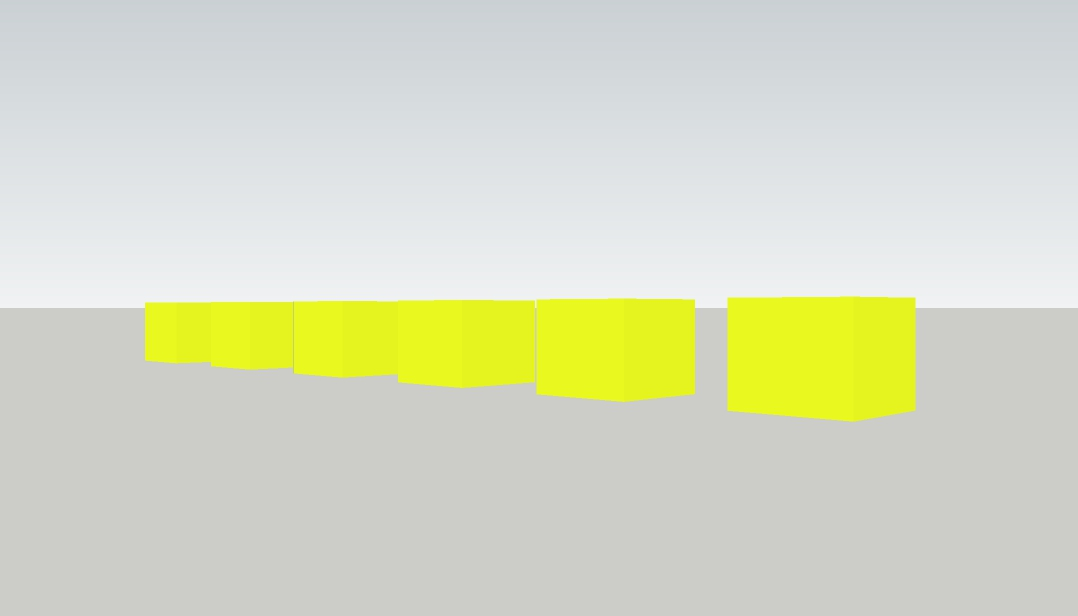
#> input picture CalibrationImages/Cube09.jpg, 1078 x 616 px, found by its file name
$ python TaskG_-_OpenCVFindContours2_robert.py
#> lines starting #> are read from the running program, lines starting #| are printed output that depends on the picture; after the words box and inside, x2 and y2 are one past the last pixel; in counts of white or black regions, pixels touching at a corner belong together
# This is a pseudo code file for Merge Robotics, 2020, Infinite Recharge
# This is task G - > Find Contours.  This is a seemingly simple command. But is where the real math begins.
# The command basically converts the masked image into arrays of coordinates that we do math on.  Make sure
# you can do this in your code.  You need to end up with a set of contours!  If you print them to the console
# you will see pages and pages of coordinates go by.  Do that at least once.

# useful links
# https://docs.opencv.org/3.4.7/d4/d73/tutorial_py_contours_begin.html

# Imports!
# Python - import modules of code as required (OpenCV here)
import cv2
import numpy as np
import sys

print("Using python version {0}".format(sys.version))
print("Using OpenCV Version = ", cv2.__version__)
print()

# define a string variable for the path to the file
# This gives an error
# filename = 'C:\Bob\FRC\FRC-2020\Vision2020-Curriculum\Week 1\images_green_tape_rl\IMG_6593_green_tape_scaled.jpg'
filename = 'C:\Bob\FRC\FRC-2020\Vision2020-Curriculum\CalibrationImages\Cube09.jpg'

# load a color image using string
img = cv2.imread(filename, cv2.IMREAD_COLOR)
#> img is the input picture: shape (616, 1078, 3); mean B, G, R 196.4, 218.9, 214.9

# display the color image to screen
cv2.imshow('image',img)

# Convert BGR to HSV
hsv = cv2.cvtColor(img, cv2.COLOR_BGR2HSV)
#> hsv: shape (616, 1078, 3); mean H, S, V 67.5, 28.7, 220.1

# Original
#low_green = np.array([25, 52, 72])
#high_green = np.array([102, 255, 255])
#Brian
low_green = np.array([28, 150, 150])
high_green = np.array([32, 255, 255])


mask = cv2.inRange(hsv, low_green, high_green)
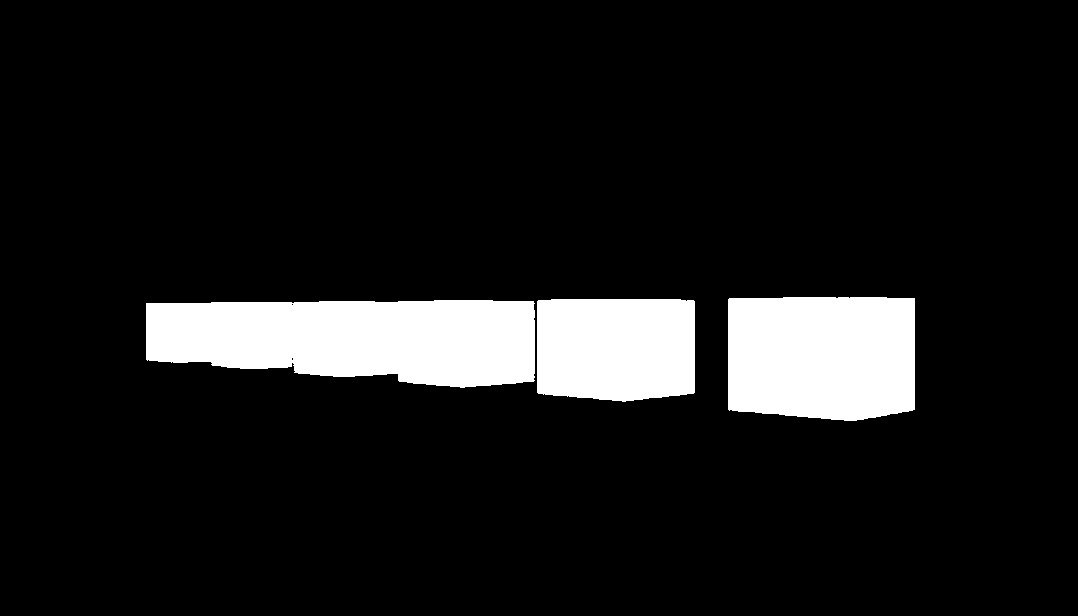
#> mask: shape (616, 1078); 10% white; 3 white regions
imgMasked = cv2.bitwise_and(img, img, mask = mask)
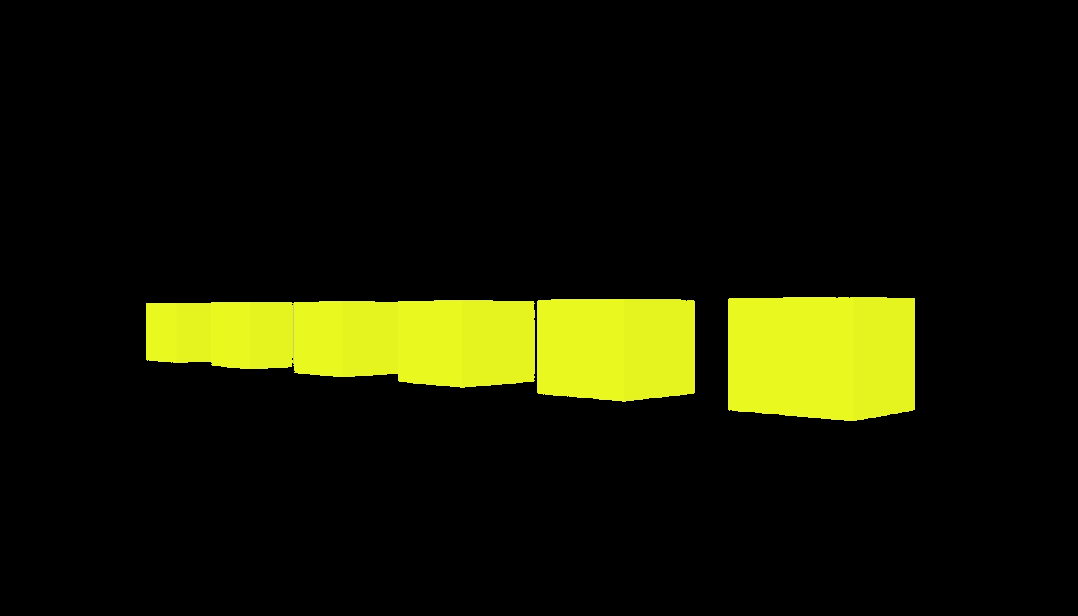
#> imgMasked: shape (616, 1078, 3); mean B, G, R 3.2, 24.5, 23

# display the masked images to screen
cv2.imshow('mask', mask)
#cv2.imshow('imageMasked', imgMasked)

#im2 = img.copy()
contours,hierarchy = cv2.findContours(mask, cv2.RETR_TREE, cv2.CHAIN_APPROX_SIMPLE)
#> contours = 5 contours, 2 with area under 20; largest, box (x1, y1, x2, y2) and area: (146, 300, 535, 388) 28048, (728, 297, 915, 421) 21840, (537, 299, 695, 402) 15310

#cv2.imshow('im2', im2)

print("contours:", contours)
#> (printed output is left out)
print("hierarchy:", hierarchy)
#| hierarchy: [[[ 3 -1  1 -1]
#|   [ 2 -1 -1  0]
#|   [-1  1 -1  0]
#|   [ 4  0 -1 -1]
#|   [-1  3 -1 -1]]]
print("number of contours:", len(contours))
#| number of contours: 5

cv2.drawContours(img, contours, -1, (0,0,255), 10)
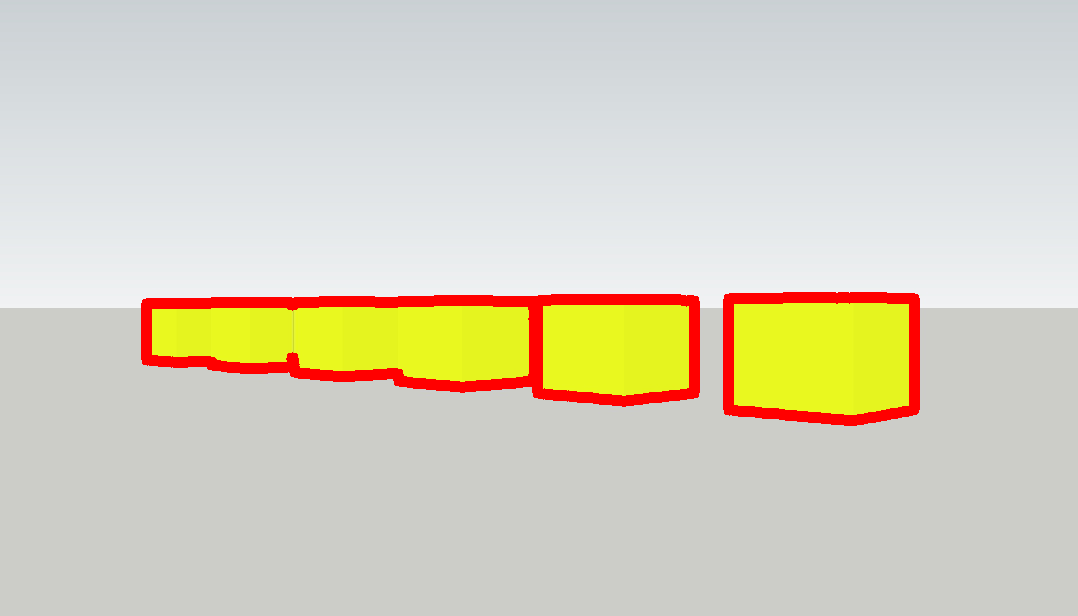
#> img: shape (616, 1078, 3); 3.24% of pixels changed, all inside (x1, y1, x2, y2) = (141, 292, 920, 426)
cv2.imshow('image with contours', img)

# wait for user input to close
cv2.waitKey(0)

#// cleanup and exit
cv2.destroyAllWindows()

$ run again, with CalibrationImages/Cube01.jpg copied over CalibrationImages/Cube09.jpg
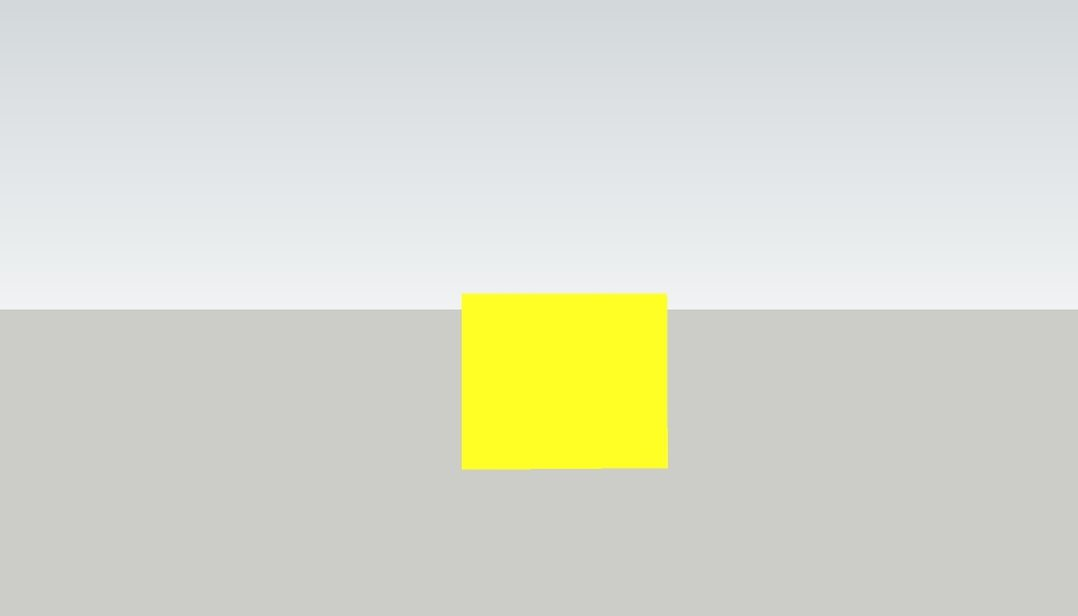
#> input picture CalibrationImages/Cube01.jpg, 1078 x 616 px, found by its file name
#> img is the input picture: shape (616, 1078, 3); mean B, G, R 206.7, 219.6, 217.2
#> hsv: shape (616, 1078, 3); mean H, S, V 68.3, 18.1, 220.8
#> `mask = cv2.inRange(hsv, low_green, high_green)`:
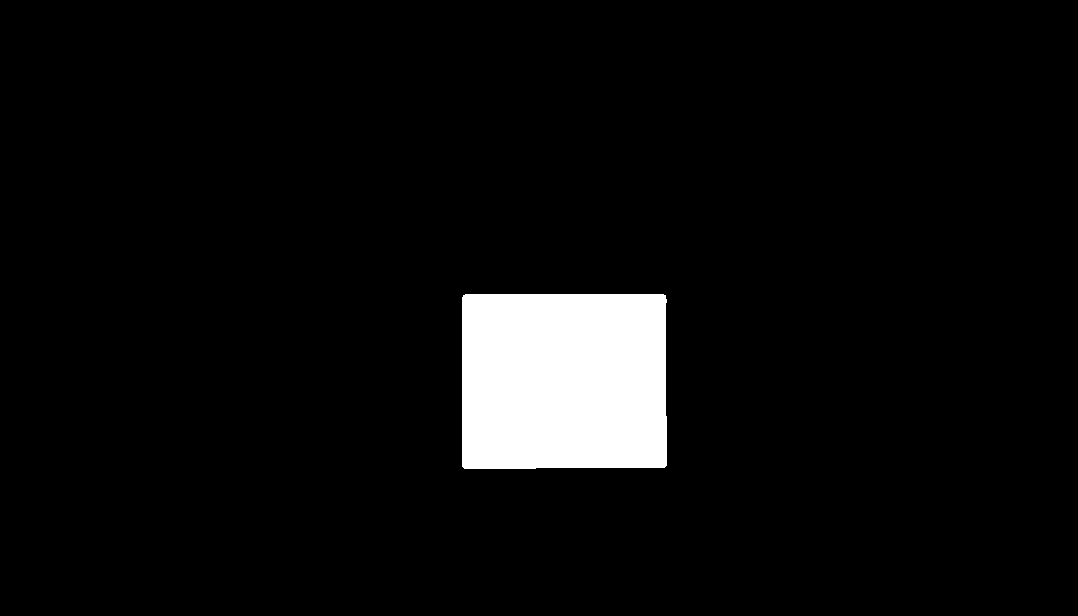
#> mask: shape (616, 1078); 5.4% white; 1 white region
#> contours = 1 contour; box (x1, y1, x2, y2) and area: (462, 294, 667, 469) 35238
#> (printed output is left out)
#| hierarchy: [[[-1 -1 -1 -1]]]
#| number of contours: 1
#> `cv2.drawContours(img, contours, -1, (0,0,255), 10)`:
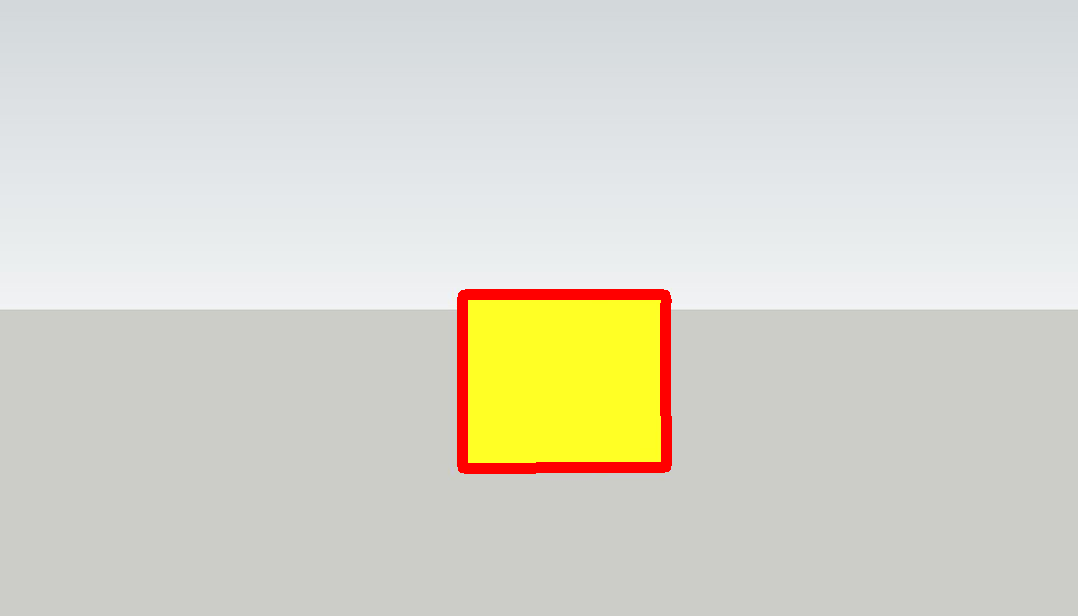
#> img: shape (616, 1078, 3); 1.24% of pixels changed, all inside (x1, y1, x2, y2) = (457, 289, 672, 474)

$ run again, with CalibrationImages/Cube02.jpg copied over CalibrationImages/Cube09.jpg
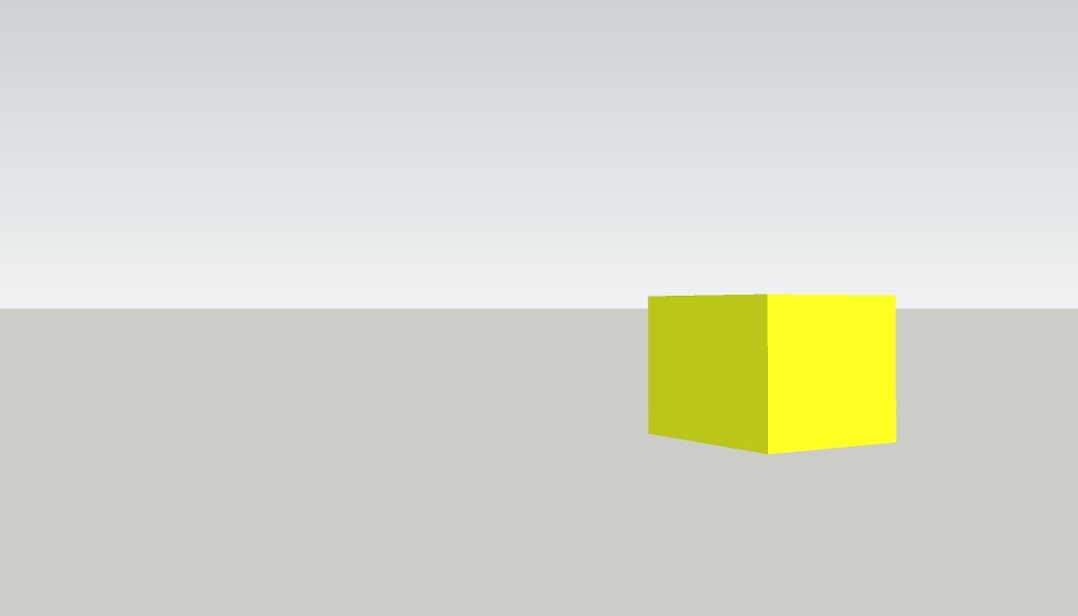
#> input picture CalibrationImages/Cube02.jpg, 1078 x 616 px, found by its file name
#> img is the input picture: shape (616, 1078, 3); mean B, G, R 204.5, 216.6, 213.9
#> hsv: shape (616, 1078, 3); mean H, S, V 68.8, 18.9, 218
#> `mask = cv2.inRange(hsv, low_green, high_green)`:
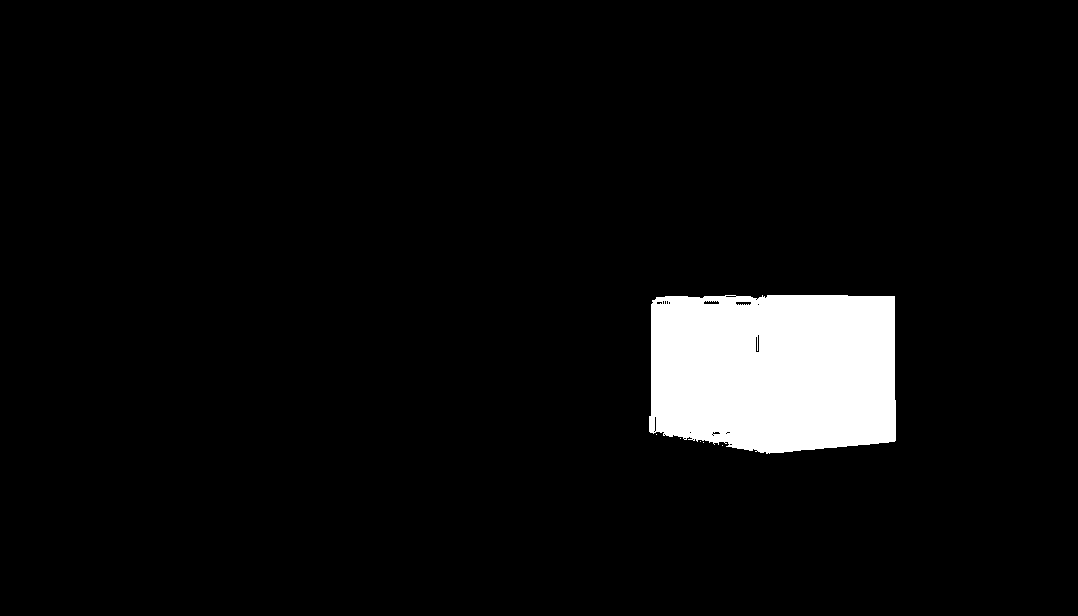
#> mask: shape (616, 1078); 5.5% white; 6 white regions (5 under 20 px)
#> contours = 29 contours, 23 with area under 20; largest, box (x1, y1, x2, y2) and area: (649, 295, 896, 454) 36124, (755, 334, 760, 353) 65, (735, 301, 752, 306) 53, (703, 300, 720, 305) 53, (654, 416, 657, 432) 28, (725, 295, 737, 298) 20
#> (printed output is left out)
#> `cv2.drawContours(img, contours, -1, (0,0,255), 10)`:
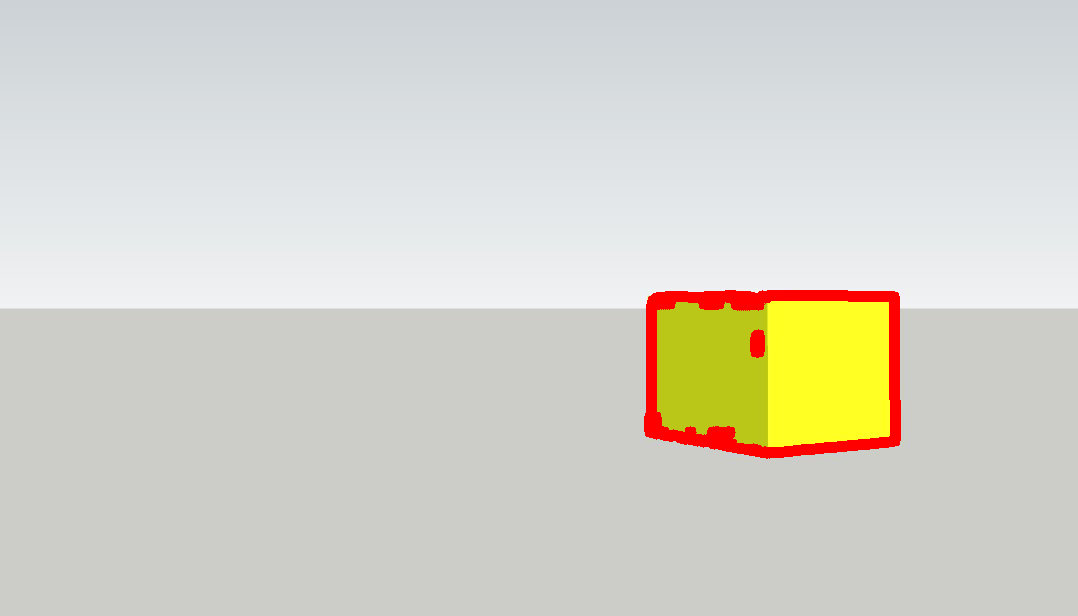
#> img: shape (616, 1078, 3); 1.5% of pixels changed, all inside (x1, y1, x2, y2) = (644, 290, 901, 459)
